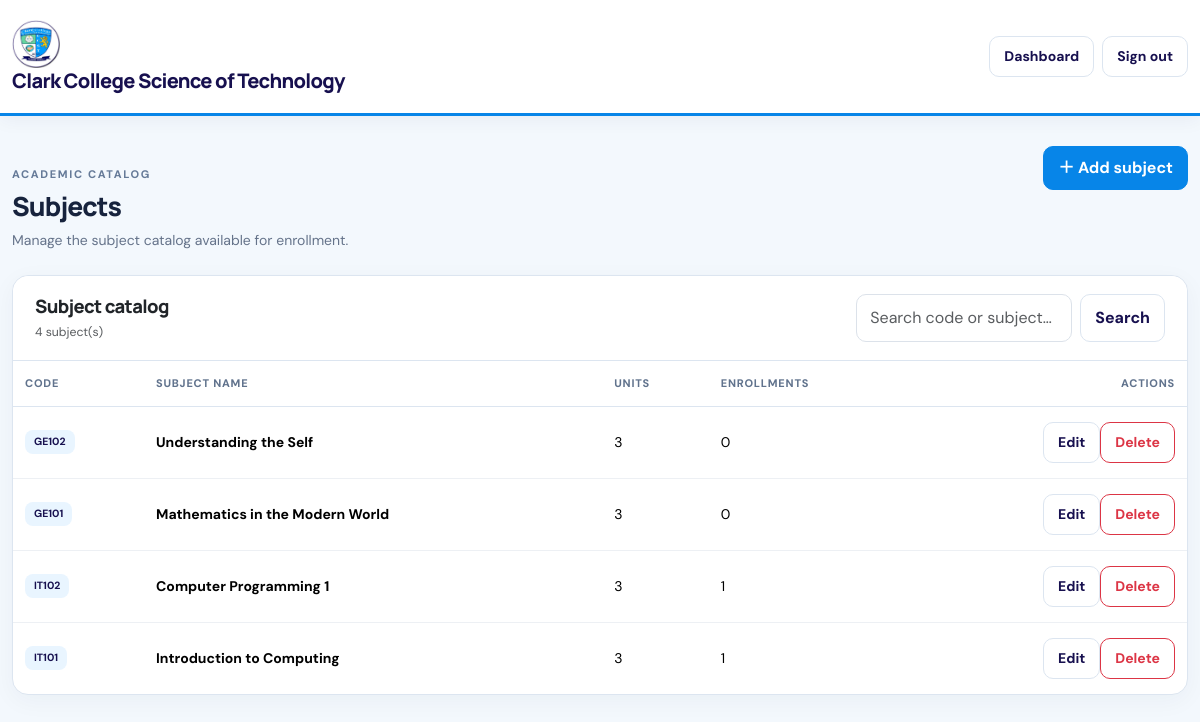
Page /admin/subjects/index.php (signed in) on the committed database.
### tables this page shows
CREATE TABLE IF NOT EXISTS subjects (
  id INT AUTO_INCREMENT PRIMARY KEY,
  subject_code VARCHAR(20) NOT NULL UNIQUE,
  subject_name VARCHAR(100) NOT NULL,
  units INT NOT NULL,
  created_at TIMESTAMP NOT NULL DEFAULT CURRENT_TIMESTAMP
);

### config/helpers.php (called while the page is built, shortened)
<?php
function e($value) { return htmlspecialchars((string)$value, ENT_QUOTES, 'UTF-8'); }

### admin/subjects/index.php (the view)
<?php
require_once '../../config/database.php';require_once '../../config/helpers.php';require_role('admin');$q=trim($_GET['q']??'');$like='%'.$q.'%';$stmt=mysqli_prepare($conn,'SELECT s.id,s.subject_code,s.subject_name,s.units,COUNT(e.id) AS enrollment_count FROM subjects s LEFT JOIN enrollments e ON e.subject_id=s.id WHERE s.subject_code LIKE ? OR s.subject_name LIKE ? GROUP BY s.id ORDER BY s.id DESC');mysqli_stmt_bind_param($stmt,'ss',$like,$like);mysqli_stmt_execute($stmt);$result=mysqli_stmt_get_result($stmt);
?>
<!doctype html><html lang="en"><head><meta charset="utf-8"><meta name="viewport" content="width=device-width, initial-scale=1"><title>Subjects · Clark College Science of Technology</title><link href="../../assets/vendor/bootstrap/css/bootstrap.min.css" rel="stylesheet"><link href="../../assets/css/style.css" rel="stylesheet"></head><body><nav class="navbar"><div class="container app-container"><a class="navbar-brand" href="../dashboard.php"><img class="school-logo school-logo-nav" src="../../assets/images/school-logo.jpg" alt="Clark College of Science and Technology logo">Clark College Science of Technology</a><div class="ms-auto d-flex gap-2"><a class="btn btn-light btn-sm" href="../dashboard.php">Dashboard</a><a class="btn btn-light btn-sm" href="../../logout.php">Sign out</a></div></div></nav><main class="container app-container pb-5"><div class="page-head"><div><p class="eyebrow">ACADEMIC CATALOG</p><h2>Subjects</h2><p class="subheading">Manage the subject catalog available for enrollment.</p></div><a class="btn btn-primary" href="create.php">＋ Add subject</a></div><?php show_flash();?><section class="card"><div class="card-header d-flex flex-wrap gap-3 justify-content-between align-items-center"><div><h3 class="mb-1">Subject catalog</h3><span class="small text-muted"><?=mysqli_num_rows($result)?> subject(s)</span></div><form class="d-flex gap-2 search-box"><input class="form-control" name="q" value="<?=e($q)?>" placeholder="Search code or subject…"><button class="btn btn-light">Search</button></form></div><div class="table-responsive"><table class="table"><thead><tr><th>Code</th><th>Subject name</th><th>Units</th><th>Enrollments</th><th class="text-end">Actions</th></tr></thead><tbody><?php if(mysqli_num_rows($result)):while($s=mysqli_fetch_assoc($result)):?><tr><td><span class="badge text-bg-light"><?=e($s['subject_code'])?></span></td><td><strong><?=e($s['subject_name'])?></strong></td><td><?= (int)$s['units'] ?></td><td><?= (int)$s['enrollment_count'] ?></td><td class="text-end table-actions"><a class="btn btn-light btn-sm" href="edit.php?id=<?=(int)$s['id']?>">Edit</a><form class="d-inline" method="post" action="delete.php" onsubmit="return confirm('Delete this subject and its enrollment records?')"><input type="hidden" name="csrf_token" value="<?=e(csrf_token())?>"><input type="hidden" name="id" value="<?=(int)$s['id']?>"><button class="btn btn-outline-danger btn-sm">Delete</button></form></td></tr><?php endwhile;else:?><tr><td colspan="5"><div class="empty-state"><strong>No subjects found</strong>Add a subject or adjust your search.</div></td></tr><?php endif;?></tbody></table></div></section></main><script src="../../assets/vendor/bootstrap/js/bootstrap.bundle.min.js"></script></body></html>

### assets/css/style.css (style rules this page uses)
:root { --ink:#182230;--muted:#697586;--line:#e6eaf0;--primary:#4f46e5;--primary-dark:#3730a3;--surface:#fff;--page:#f5f7fb }
* { box-sizing:border-box }
body { background:var(--page);color:var(--ink);font-family:'DM Sans',system-ui,sans-serif;font-size:14px }
h1,h2,h3,h4,.navbar-brand { font-family:'Manrope',sans-serif;letter-spacing:-.035em }
h2 { font-size:1.65rem;font-weight:800 }
h3 { font-size:1.15rem;font-weight:750 }
.navbar { background:#fff;border-bottom:1px solid var(--line);padding:15px 0 }
.navbar-brand { font-weight:800;color:var(--ink)!important }
.app-container { max-width:1240px }
.page-head { display:flex;justify-content:space-between;align-items:flex-start;gap:20px;margin:30px 0 24px }
.eyebrow { font-size:11px;letter-spacing:.15em;font-weight:800;color:#8792a2;margin:20px 0 8px }
.subheading { color:var(--muted);margin:8px 0 0 }
.card { border:1px solid var(--line);border-radius:16px;box-shadow:0 5px 20px #17203305;background:#fff }
.card-header { background:#fff;border-bottom:1px solid var(--line);padding:18px 22px;border-radius:16px 16px 0 0!important }
.table { --bs-table-bg:transparent;vertical-align:middle;margin:0 }
.table thead th { font-size:11px;text-transform:uppercase;letter-spacing:.07em;color:#8490a0;font-weight:800;border-bottom:1px solid var(--line);padding:14px 12px;white-space:nowrap }
.table tbody td { padding:15px 12px;border-color:#edf0f4 }
.table tbody tr:last-child td { border-bottom:0 }
.table-actions { white-space:nowrap }
.form-control,.form-select { border-color:#dce2ea;border-radius:10px;padding:11px 13px }
.btn { border-radius:10px;font-weight:700;padding:9px 14px }
.btn-primary { background:var(--primary);border-color:var(--primary) }
.btn-light { border:1px solid var(--line);background:#fff }
.badge { font-weight:700;padding:7px 9px;border-radius:8px }
.search-box { max-width:330px }
:root { --ink:#17233d;--muted:#65738a;--line:#dce5f0;--primary:#0876d9;--primary-dark:#0756a3;--surface:#fff;--page:#f3f8fd;--cct-navy:#17104f;--cct-blue:#0785e8;--cct-light-blue:#e9f5ff;--cct-green:#55c99a;--cct-gold:#e9b72e }
body { background:var(--page);color:var(--ink) }
.navbar { background:#fff;border-bottom:3px solid var(--cct-blue);box-shadow:0 4px 18px rgba(23,16,79,.05) }
.navbar-brand { color:var(--cct-navy)!important;white-space:normal;line-height:1.25;max-width:75% }
.school-logo { display:block;width:100%;height:auto;object-fit:contain;object-position:center }
.school-logo-nav { width:48px;height:auto;max-height:48px;flex:0 0 auto;margin-right:8px }
.btn-primary { background:var(--cct-blue);border-color:var(--cct-blue) }
.eyebrow { color:#657a98 }
.badge.text-bg-light { background:var(--cct-light-blue)!important;color:var(--cct-navy)!important }
.card { box-shadow:0 6px 24px rgba(23,35,61,.045) }
.table thead th { color:#61738d }
.btn-light { color:var(--cct-navy) }

### rows in the picture
subjects: subject_code "GE102", subject_name "Understanding the Self", units "3", enrollment_count "0"
subjects: subject_code "GE101", subject_name "Mathematics in the Modern World", units "3", enrollment_count "0"
subjects: subject_code "IT102", subject_name "Computer Programming 1", units "3", enrollment_count "1"
subjects: subject_code "IT101", subject_name "Introduction to Computing", units "3", enrollment_count "1"

### other values in the picture
mysqli_num_rows($result) "4"
